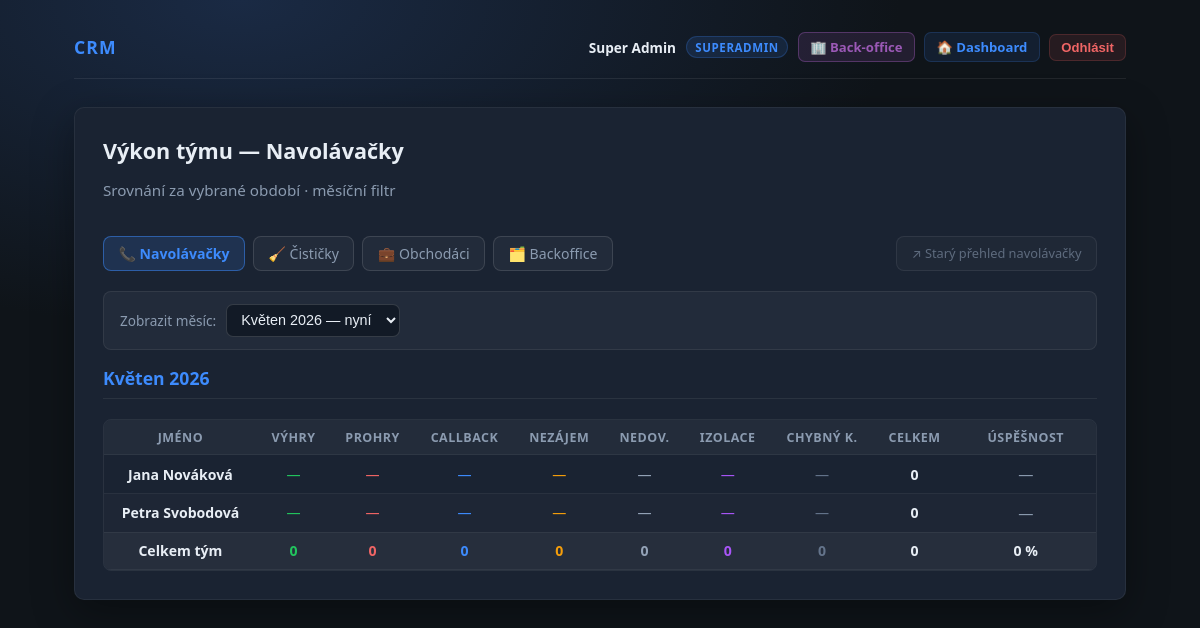
Page /admin/team-stats (signed in) on the committed database.
### tables this page shows
CREATE TABLE `users` (
  `id` BIGINT UNSIGNED NOT NULL AUTO_INCREMENT,
  `jmeno` VARCHAR(255) NOT NULL,
  `email` VARCHAR(255) NOT NULL,
  `heslo_hash` VARCHAR(255) NOT NULL COMMENT 'password_hash(..., PASSWORD_ARGON2ID)',
  `role` ENUM('superadmin','majitel','navolavacka','obchodak','backoffice') NOT NULL,
  `primary_region` VARCHAR(64) NULL DEFAULT NULL COMMENT 'Preferovaný region obchodáka',
  `aktivni` TINYINT(1) NOT NULL DEFAULT 1 COMMENT '1 aktivní, 0 deaktivovaný účet',
  `totp_secret` VARBINARY(512) NULL DEFAULT NULL COMMENT 'Secret TOTP (doporučeno šifrovat v aplikaci)',
  `totp_enabled` TINYINT(1) NOT NULL DEFAULT 0,
  `must_change_password` TINYINT(1) NOT NULL DEFAULT 0 COMMENT 'Nucená změna hesla při prvním přihlášení',
  `created_at` DATETIME(3) NOT NULL DEFAULT CURRENT_TIMESTAMP(3),
  `deactivated_at` DATETIME(3) NULL DEFAULT NULL,
  `created_by` BIGINT UNSIGNED NULL DEFAULT NULL COMMENT 'Kdo uživatele založil',
  PRIMARY KEY (`id`),
  UNIQUE KEY `uk_users_email` (`email`),
  KEY `idx_users_role_aktivni` (`role`, `aktivni`),
  KEY `idx_users_primary_region` (`primary_region`),
  KEY `idx_users_created_by` (`created_by`),
  CONSTRAINT `fk_users_created_by` FOREIGN KEY (`created_by`) REFERENCES `users` (`id`) ON DELETE SET NULL
);

### app/views/admin/team_stats.php (the view, shortened to what the rows shown need)
<?php
$monthNames = [
    1 => 'Leden', 2 => 'Únor', 3 => 'Březen', 4 => 'Duben',
    5 => 'Květen', 6 => 'Červen', 7 => 'Červenec', 8 => 'Srpen',
    9 => 'Září', 10 => 'Říjen', 11 => 'Listopad', 12 => 'Prosinec',
];
$currentLabel = ($monthNames[$month] ?? $month) . ' ' . $year;
$winKey   = $cfg['win_key'] ?? null;
$columns  = $cfg['columns'] ?? [];
$colKeys  = $cfg['col_keys'] ?? [];
$maxWins = 0;
?>
<section class="card">
    <div class="stats-header">
        <div>
            <h1>Výkon týmu — <?= crm_h($cfg['label']) ?></h1>
            <p class="muted">Srovnání za vybrané období · měsíční filtr</p>
        </div>
    </div>
    <div class="team-stats-nav">
        <?php foreach ($allRoles as $rKey => $rCfg) {
            $isActive = ($rKey === $role);
            $href = crm_url('/admin/team-stats?role=' . $rKey
                . '&year=' . $year . '&month=' . $month);
        ?>
        <a href="<?= crm_h($href) ?>"
           class="team-stats-nav-btn <?= $isActive ? 'team-stats-nav-btn--active' : '' ?>">
            <?= crm_h($rCfg['icon'] . ' ' . $rCfg['label']) ?>
        </a>
        <?php } ?>
        <a href="<?= crm_h(crm_url('/admin/caller-stats')) ?>"
           class="team-stats-nav-btn team-stats-nav-btn--legacy" title="Původní stránka navolávačky">
            ↗ Starý přehled navolávačky
        </a>
    </div>
    <div class="stats-filter-bar">
        <form method="get" action="<?= crm_h(crm_url('/admin/team-stats')) ?>" class="stats-filter-form">
            <label class="stats-filter-label">Zobrazit měsíc:</label>
            <select name="month_key" class="input-sm stats-month-select" onchange="this.form.submit()">
                <?php foreach ($monthOptions as $opt) {
                    $key    = $opt['year'] . '-' . str_pad((string)$opt['month'], 2, '0', STR_PAD_LEFT);
                    $curKey = $year . '-' . str_pad((string)$month, 2, '0', STR_PAD_LEFT);
                    $sel    = ($key === $curKey) ? ' selected' : '';
                    $isNow  = ($key === $realMonthKey);
                    $optStyle  = $isNow ? ' style="background:rgba(34,197,94,0.18);color:#22c55e;"' : '';
                    $nowSuffix = $isNow ? ' — nyní' : '';
                ?>
                    <option value="<?= crm_h($key) ?>"<?= $sel ?><?= $optStyle ?>><?= crm_h($opt['label'] . $nowSuffix) ?></option>
                <?php } ?>
            </select>
        </form>
    </div>
    <h2 class="stats-period-title"><?= crm_h($currentLabel) ?></h2>
    <?php if (count($callerRows) === 0) { ?>
        <p class="muted">Pro roli <strong><?= crm_h($cfg['label']) ?></strong> nejsou v systému žádní aktivní uživatelé.</p>
    <?php } else { ?>
    <div class="stats-table-wrap">
        <table class="stats-table admin-caller-table">
            <thead>
                <tr>
                    <th class="acol--name">Jméno</th>
                    <?php foreach ($columns as $col) { ?>
                        <th class="<?= crm_h($col['cls']) ?>"><?= crm_h($col['label']) ?></th>
                    <?php } ?>
                    <th class="acol--total">Celkem</th>
                    <?php if ($winKey) { ?><th class="acol--rate">Úspěšnost</th><?php } ?>
                </tr>
            </thead>
            <tbody>
            <?php foreach ($callerRows as $i => $row) {
                $wins  = $winKey ? (int) ($row[$winKey] ?? 0) : 0;
                $total = (int) ($row['total_actions'] ?? 0);
                $rate  = ($total > 0 && $winKey) ? round($wins / $total * 100, 1) : 0.0;
                $barW  = ($maxWins > 0 && $winKey) ? round($wins / $maxWins * 100) : 0;
                $rowCls = ($i % 2 !== 0) ? ' stats-row--alt' : '';
            ?>
                <tr class="<?= $rowCls ?>">
                    <td class="acol--name">
                        <strong><?= crm_h((string) $row['jmeno']) ?></strong>
                    </td>
                    <?php foreach ($colKeys as $k) {
                        $v   = (int) ($row[$k] ?? 0);
                        $cls = $columns[$k]['cls'] ?? '';
                        $hl  = ($k === $winKey && $v > 0) ? ' acol-highlight--win' : '';
                    ?>
                        <td class="<?= crm_h($cls . $hl) ?>">
                            <?= $v > 0 ? ($k === $winKey ? "<strong>{$v}</strong>" : $v) : '—' ?>
                        </td>
                    <?php } ?>
                    <td class="acol--total"><strong><?= $total ?></strong></td>
                    <?php if ($winKey) { ?>
                    <td class="acol--rate">
                        <?php if ($total > 0) { ?>
                        <div class="acol-rate-wrap">
                            <div class="acol-rate-bar">
                                <div class="acol-rate-fill <?= $rate >= 20 ? 'acol-rate-fill--good' : ($rate >= 10 ? 'acol-rate-fill--mid' : 'acol-rate-fill--low') ?>"
                                     style="width:<?= $barW ?>%"></div>
                            </div>
                            <span class="acol-rate-pct"><?= $rate ?> %</span>
                        </div>
                        <?php } else { ?>
                            <span class="muted">—</span>
                        <?php } ?>
                    </td>
                    <?php } ?>
                </tr>
            <?php } ?>
            </tbody>
            <tfoot>
                <tr class="stats-row--total">
                    <td><strong>Celkem tým</strong></td>
                    <?php foreach ($colKeys as $k) {
                        $cls = $columns[$k]['cls'] ?? '';
                    ?>
                        <td class="<?= crm_h($cls) ?>"><strong><?= $totals[$k] ?? 0 ?></strong></td>
                    <?php } ?>
                    <td class="acol--total"><strong><?= $totals['total_actions'] ?? 0 ?></strong></td>
                    <?php if ($winKey) {
                        $teamTotal = $totals['total_actions'] ?? 0;
                        $teamWins  = $totals[$winKey] ?? 0;
                        $teamRate  = $teamTotal > 0 ? round($teamWins / $teamTotal * 100, 1) : 0.0;
                    ?>
                    <td class="acol--rate"><strong><?= $teamRate ?> %</strong></td>
                    <?php } ?>
                </tr>
            </tfoot>
        </table>
    </div>
    <?php } ?>
</section>

### app/Router.php (shortened to what the rows shown need)
<?php
final class Router
{
    public function dispatch(string $method, string $path): void
    {
        foreach (self::routes() as $route) {
            if ($route['method'] !== $method || $route['path'] !== $path) {
                continue;
            }
            if (!empty($route['auth'])) {
                $user = crm_require_user($this->pdo);
            }
            $handler = $route['handler'];
            $action = $handler[1];
            $controller = new $class($this->pdo);
            $controller->{$action}();
            return;
        }
    }
}

### app/views/layout/base.php (shortened to what the rows shown need)
<!DOCTYPE html>
<html lang="cs">
<head>
    <link rel="stylesheet" href="<?= crm_h(crm_url('/assets/css/app.css')) ?>">
</head>
<body>
<div class="layout">
    <header class="header">
        <div class="header-left">
            <span class="logo">CRM</span>
        </div>
        <?php if (!empty($user)) {
            $_roleLabels = [
                'navolavacka' => 'Navolávačka',
                'cisticka'    => 'Čistička',
                'obchodak'    => 'Obchodák',
                'backoffice'  => 'Backoffice',
                'majitel'     => 'Majitel',
                'superadmin'  => 'Superadmin',
            ];
            $_roleLabel   = $_roleLabels[$user['role'] ?? ''] ?? ($user['role'] ?? '');
        ?>
        <div class="header-right">
            <span class="header-user">
                <strong><?= crm_h((string) ($user['jmeno'] ?? '')) ?></strong>
            </span>
            <span class="header-role-badge"><?= crm_h($_roleLabel) ?></span>
            <?php if (in_array(($user['role'] ?? ''), ['backoffice', 'majitel', 'superadmin'], true)) { ?>
            <a href="<?= crm_h(crm_url('/bo')) ?>" class="header-dash-btn"
               style="background:rgba(155,89,182,0.15);color:#9b59b6;border:1px solid rgba(155,89,182,0.4);">
                🏢 Back-office
            </a>
            <?php } ?>
            <a href="<?= crm_h(crm_url('/dashboard')) ?>" class="header-dash-btn">🏠 Dashboard</a>
            <form method="post" action="<?= crm_h(crm_url('/logout')) ?>"
                  class="header-logout-form">
                <button type="submit" class="header-logout-btn">Odhlásit</button>
            </form>
        </div>
        <?php } ?>
    </header>
    <main class="main">
        <?= $content ?>
    </main>
</div>
</body>
</html>

### rows in the picture
users: jmeno "Super Admin", role "SUPERADMIN", must_change_password "Květen 2026", jmeno "Jana Nováková", total "0", jmeno "Petra Svobodová"

### other values in the picture
crm_h($cfg['label']) "Navolávačky"
crm_h($rCfg['icon'] . ' ' . $rCfg['label']) "📞 Navolávačky"
crm_h($rCfg['icon'] . ' ' . $rCfg['label']) "🧹 Čističky"
crm_h($rCfg['icon'] . ' ' . $rCfg['label']) "💼 Obchodáci"
crm_h($rCfg['icon'] . ' ' . $rCfg['label']) "🗂️ Backoffice"
crm_h($col['label']) "VÝHRY"
crm_h($col['label']) "PROHRY"
crm_h($col['label']) "CALLBACK"
crm_h($col['label']) "NEZÁJEM"
crm_h($col['label']) "NEDOV."
crm_h($col['label']) "IZOLACE"
crm_h($col['label']) "CHYBNÝ K."
$totals[$k] "0"
$totals['total_actions'] "0"
$teamRate "0"
